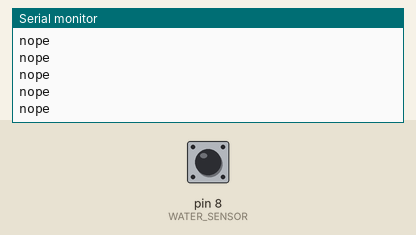
Bench run of a sketch on a simulated Arduino Uno, built with avr-gcc and run on an emulated ATmega328P. On the bench: the last lines printed to the serial monitor. The inputs (shaded band) are chosen by the test bench; at power-on: pin 8 (WATER_SENSOR) LOW.

Above: at 1.2 s.
1.3 s: pin 8 (WATER_SENSOR) driven HIGH
At 2.1 s:
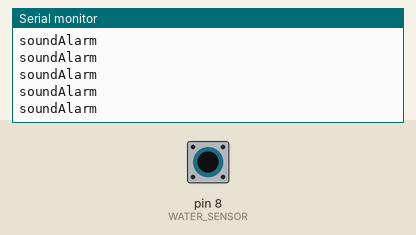
3.2 s: pin 8 (WATER_SENSOR) pulsed LOW 2 times (0.12 s each, 0.3 s apart)
6.8 s: pin 8 (WATER_SENSOR) driven LOW
At 7.5 s:
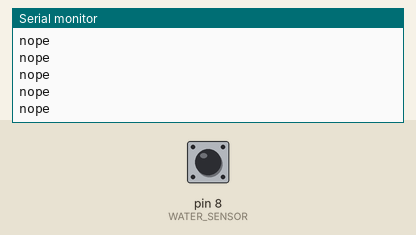
9.8 s: pin 8 (WATER_SENSOR) driven HIGH
At 10.4 s:
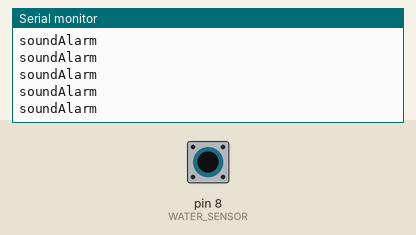
12.8 s: pin 8 (WATER_SENSOR) driven LOW
At 13.6 s:
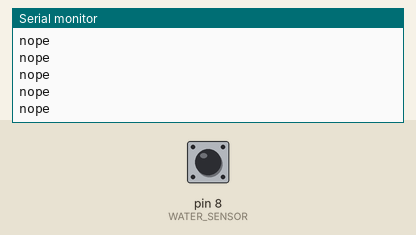

Measured:
- after the input at 1.3 s, the serial monitor: prints a new line after 0.07 s (image 1)
- after the input at 6.8 s, the serial monitor: prints a new line after 0.07 s (image 2)

The sketch:

watersensor.ino
```cpp
#define WATER_SENSOR 8
#define BUZZER 12
void setup()
{
Serial.begin(9600);
	pins_init();

}
void loop()
{
if(digitalRead(WATER_SENSOR) == HIGH)
		Serial.println("soundAlarm");
else
     Serial.println("nope");
}
void pins_init()
{
	pinMode(WATER_SENSOR, INPUT);
}
```
